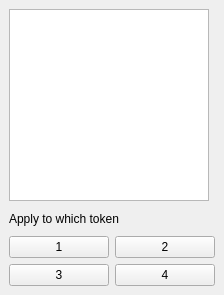
<?xml version="1.0" encoding="UTF-8"?>
<ui version="4.0">
 <class>dice</class>
 <widget class="QMainWindow" name="dice">
  <property name="geometry">
   <rect>
    <x>0</x>
    <y>0</y>
    <width>224</width>
    <height>295</height>
   </rect>
  </property>
  <property name="windowTitle">
   <string>Dice</string>
  </property>
  <widget class="QWidget" name="centralwidget">
   <layout class="QVBoxLayout" name="verticalLayout_3">
    <item>
     <layout class="QVBoxLayout" name="verticalLayout_2">
      <item>
       <widget class="QGraphicsView" name="graphicsView">
        <property name="enabled">
         <bool>true</bool>
        </property>
        <property name="sizePolicy">
         <sizepolicy hsizetype="Fixed" vsizetype="Fixed">
          <horstretch>0</horstretch>
          <verstretch>0</verstretch>
         </sizepolicy>
        </property>
        <property name="maximumSize">
         <size>
          <width>200</width>
          <height>200</height>
         </size>
        </property>
       </widget>
      </item>
      <item>
       <layout class="QVBoxLayout" name="verticalLayout">
        <item>
         <widget class="QLabel" name="label">
          <property name="text">
           <string>Apply to which token</string>
          </property>
         </widget>
        </item>
        <item>
         <layout class="QHBoxLayout" name="horizontalLayout">
          <item>
           <widget class="QPushButton" name="pushButton">
            <property name="text">
             <string>1</string>
            </property>
           </widget>
          </item>
          <item>
           <widget class="QPushButton" name="pushButton_2">
            <property name="text">
             <string>2</string>
            </property>
           </widget>
          </item>
         </layout>
        </item>
        <item>
         <layout class="QHBoxLayout" name="horizontalLayout_2">
          <item>
           <widget class="QPushButton" name="pushButton_3">
            <property name="text">
             <string>3</string>
            </property>
           </widget>
          </item>
          <item>
           <widget class="QPushButton" name="pushButton_4">
            <property name="text">
             <string>4</string>
            </property>
           </widget>
          </item>
         </layout>
        </item>
       </layout>
      </item>
     </layout>
    </item>
   </layout>
  </widget>
 </widget>
 <resources/>
 <connections/>
</ui>
